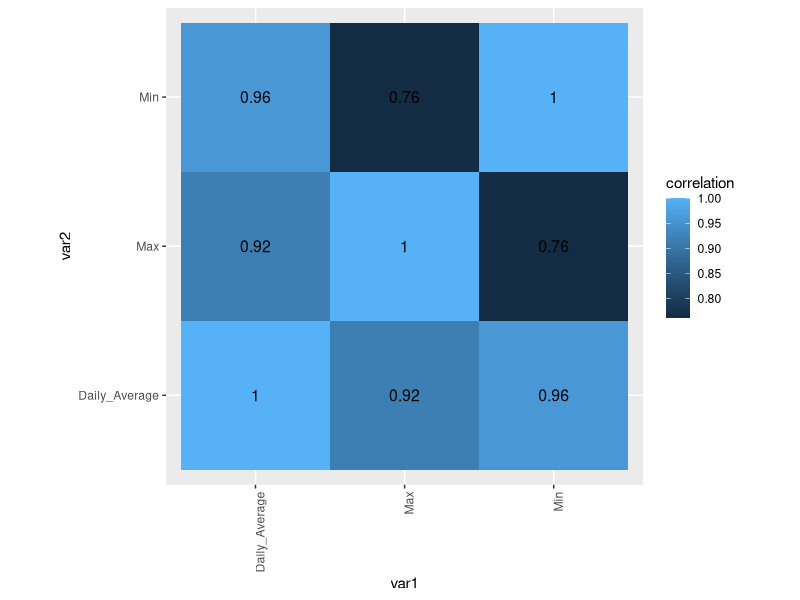
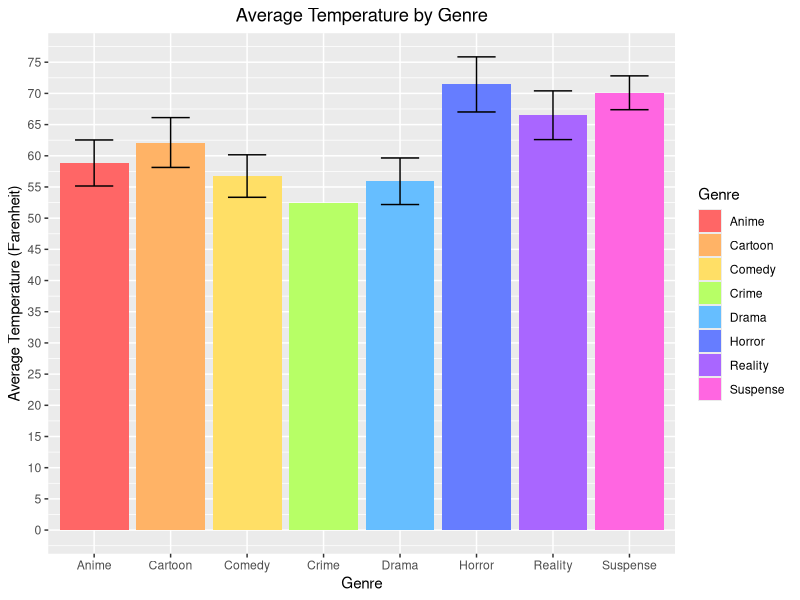
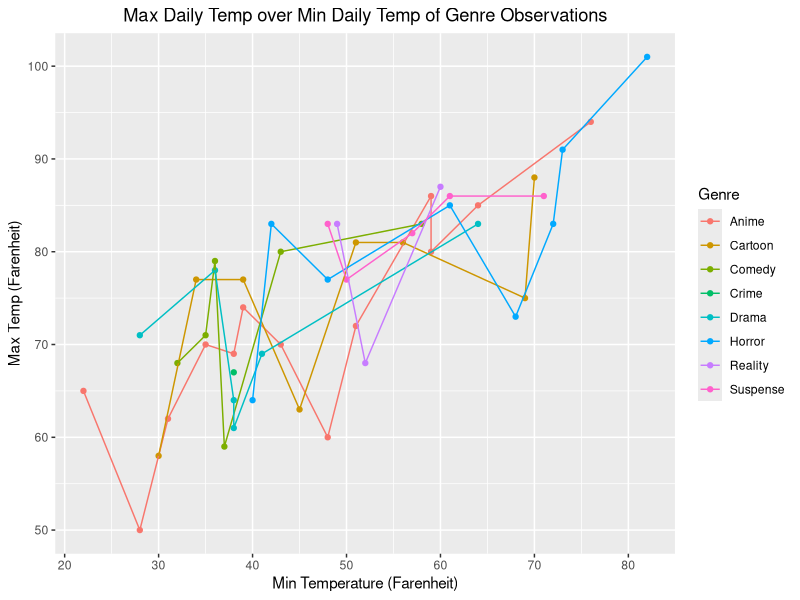
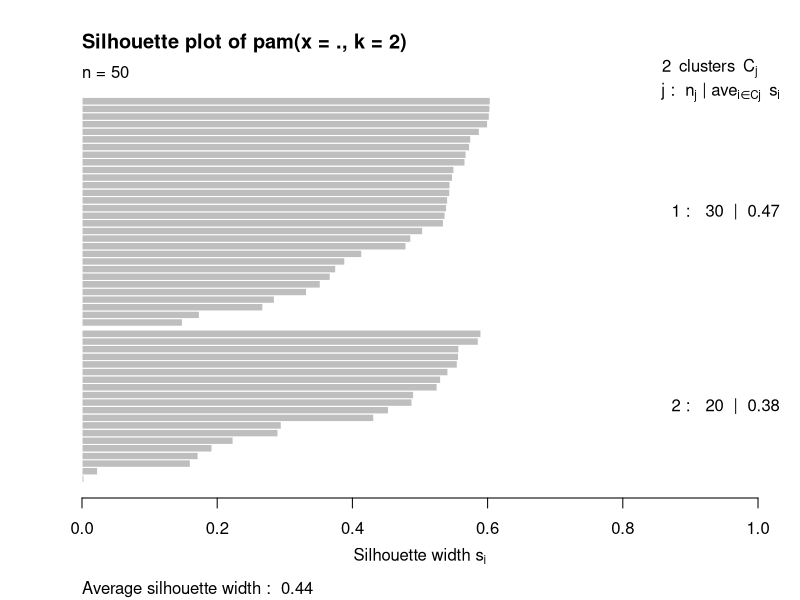
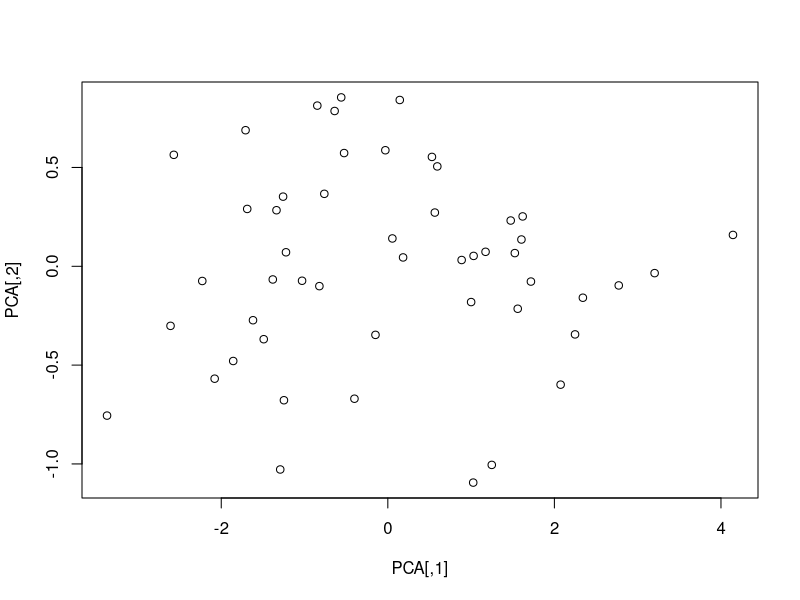
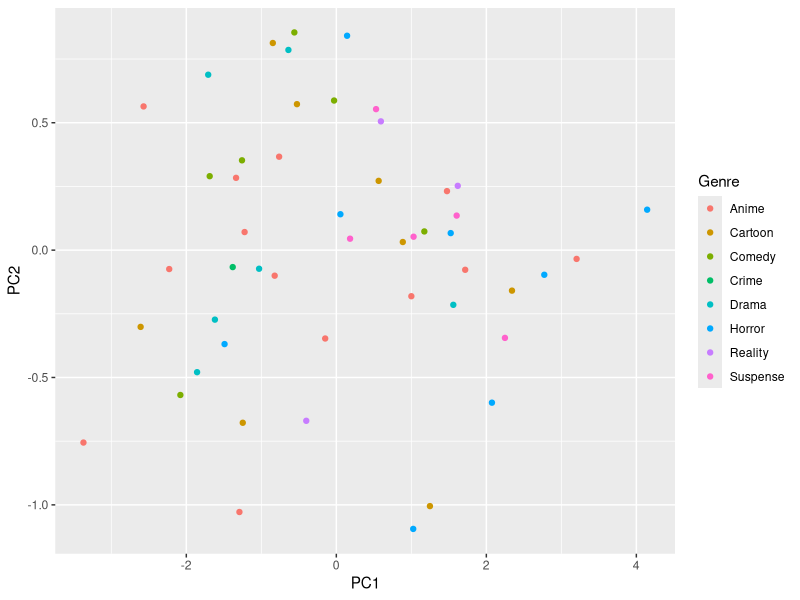

These figures' R source, in order:
## ---- chunk 1
knitr::opts_chunk$set(echo = TRUE)
## ---- chunk 2
library(tidyverse)

weather <- read_csv("weather.csv")

netflix <- read_csv("netflix.csv")

weather1 <- weather %>% rename(Daily_Average = Average)

un_netflix <- netflix %>% pivot_wider(names_from="Type",values_from="Run-time")



netflix1 <- un_netflix %>% pivot_longer(-1, names_to="Type", values_to="Run-time") %>% slice(-(2:10), (-(12:19)), (-(21:27)), (-(21:27)), (-(29:36)), (-(38:45)), (-(47:56)), (-(58:65)), (-(67:72)), (-(74:81)), (-(83:92)), (-(94:101)), (-(103:110)), (-(112:119)), (-(121:127)), (-(129:138)), (-(140:148)), (-(150:156)), (-(158:166)), (-(168:175)), (-(177:184)), (-(186:193)), (-(195:203)), (-(205:209)), (-(211:217)), (-(219:227)), (-(229:237)), (-(239:249)), (-(251:256)), (-(258:262)), (-(264:277)), (-(279:280)), (-(282:290)), (-(292:299)), (-(301:309)), (-(311:322)), (-(324:331)), (-(333:339)), (-(341:348)), (-(350:353)), (-(355:361)), (-(363:372)), (-(374:385)), (-(387:388)), (-(390:403)), (-(405:407)), (-(409:417)), (-(419:426)), (-(428:434)), (-(436:444)), (-(446:459))) %>% select(-`Run-time`) %>% rename(Genre = Type)

## ---- chunk 3
bigboy <- weather1 %>% left_join(netflix1, by="Date") %>% na.omit()


## ---- chunk 4

bigboy %>% group_by(Genre) %>% summarize(overall_avg=mean(Daily_Average, na.rm=T))



bigboy %>% group_by(Genre) %>% mutate(Temp_difference=Max-Min) %>% summarize(median_diff=median(Temp_difference, na.rm=T))



bigboy %>% group_by(Genre) %>% count(Genre)

bigboy %>% group_by(Genre) %>% filter(Genre=="Anime", Daily_Average<50 | Daily_Average>70) %>% arrange(desc(Daily_Average))
## ---- chunk 5
bigboy %>% select(Date, Genre, Daily_Average) %>% group_by(Genre) %>% summarize(n_distinct(Daily_Average))



bigboy %>% group_by(Genre) %>% summarize_at(c("Max", "Min"), sd, na.rm=T) %>% na.omit()



bigboy %>% group_by(Genre) %>% summarize_at(c("Max", "Min"), sd, na.rm=T) %>% summarize_all(function(x)sum(is.na(x)))

## ---- chunk 6
library(ggplot2)

cormat2 <- bigboy %>% select_if(is.numeric) %>% cor(use="pair")

tidycor2 <- cormat2 %>% as.data.frame %>% rownames_to_column("var1") %>% pivot_longer(-1, names_to="var2", values_to="correlation")

tidycor2 %>% ggplot(aes(var1, var2, fill=correlation)) + geom_tile() + geom_text(aes(label=round(correlation,2)),color = "black", size = 4) +theme(axis.text.x = element_text(angle = 90, hjust = 1)) + coord_fixed()


ggplot(bigboy, aes(x = Genre, fill=Genre)) + geom_bar(aes(y=Daily_Average), stat="summary", fun=mean) + scale_fill_manual(values = c("#FF6666", "#FFB366", "#FFDF66", "#B7FF66", "#66BEFF", "#667DFF", "#A966FF", "#FF66E1")) + geom_errorbar(aes(y=Daily_Average), stat = "summary", width = 0.5) + scale_y_continuous(name = "Average Temperature (Farenheit)", breaks = seq(0, 100, 5)) + labs(title = "Average Temperature by Genre") + theme(plot.title = element_text(hjust = 0.5)) + xlab("Genre")


ggplot(bigboy, aes(x = Min, y = Max, color=Genre)) + geom_point() + geom_line() + scale_x_continuous(name = "Min Temperature (Farenheit)", breaks = seq(0, 100, 10)) + scale_y_continuous(name = "Max Temp (Farenheit)", breaks = seq(0, 100, 10))  + labs(title = "Max Daily Temp over Min Daily Temp of Genre Observations") + theme(plot.title = element_text(hjust = 0.5))


## ---- chunk 7

library(cluster)
pam2<-bigboy%>%pam(k=2)

library(GGally)

bigboy3 <- bigboy %>% select(-Genre, -Date)

pam1 <-bigboy3 %>% pam(k=2)

plot(pam2, which=2)

bigboy3


bb <- bigboy %>% select(Max, Min, Daily_Average) %>% scale()


eigen1 <- bigboy %>% select(Max, Min, Daily_Average) %>% cor() %>% eigen()

eigen1
eigen1$vectors
eigen1$values


PCA <- bb %*% eigen1$vectors

which.min(PCA[,2])

plot(PCA)

bigboy3 %>% scale %>% princomp->genre_pca

summary(genre_pca, loadings=T)

bigboy%>%mutate(PC1=PCA[,1], PC2=PCA[,2])%>%
  ggplot(aes(PC1,PC2,color=Genre))+geom_point()



